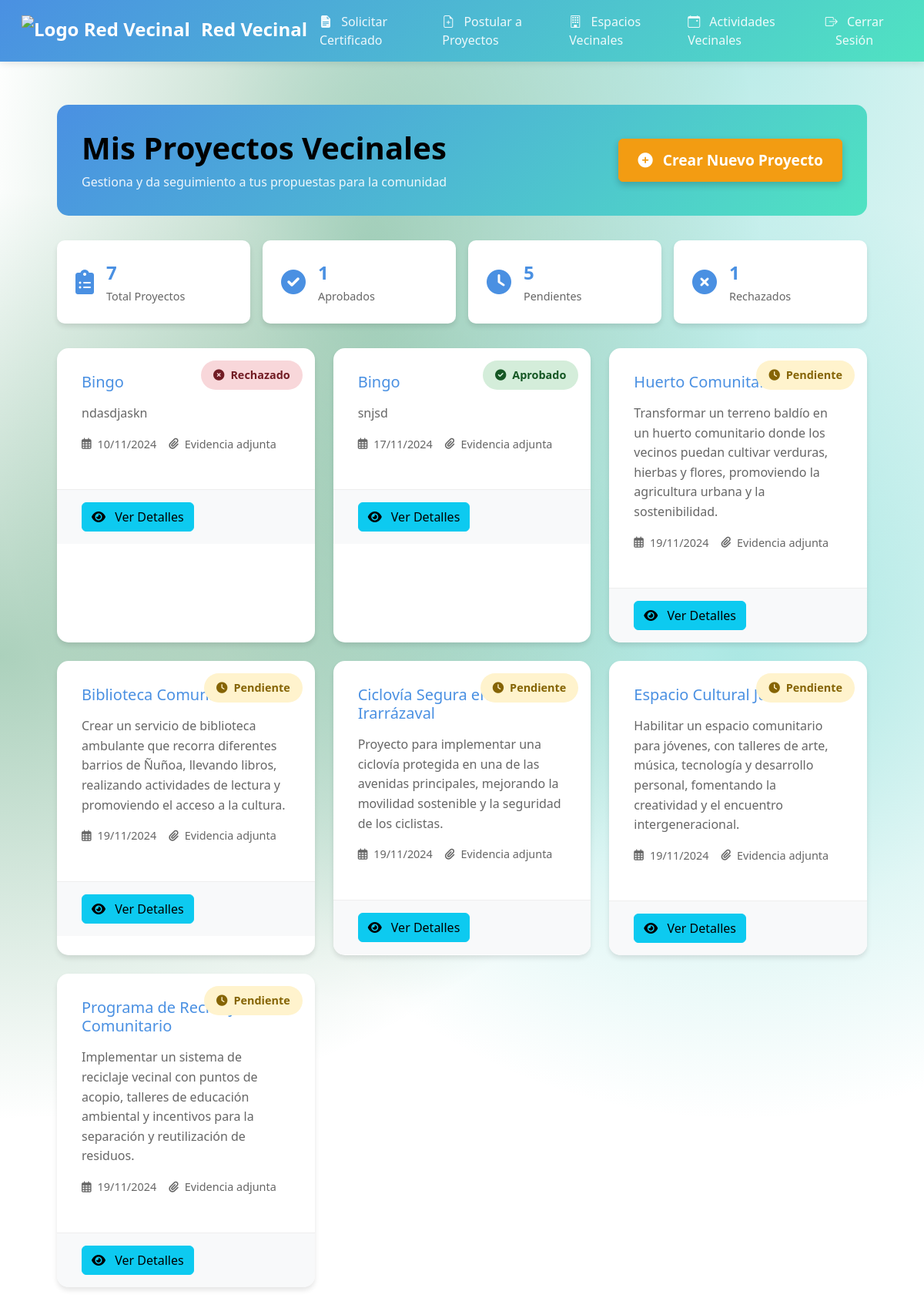
/proyectos/mis-proyectos/ (signed in), run on the app's committed database.
### junta_vecinos/models.py (models this page shows, shortened)
class ProyectoVecinal(models.Model):
    ESTADO_CHOICES = [
        ('pendiente', 'Pendiente'),
        ('aprobado', 'Aprobado'),
        ('rechazado', 'Rechazado'),
    ]
    vecino = models.ForeignKey(Vecino, on_delete=models.CASCADE)
    propuesta = models.CharField(max_length=255)  # Cambiado de titulo a propuesta
    descripcion = models.TextField()
    fecha_postulacion = models.DateField(auto_now_add=True)
    estado = models.CharField(max_length=10, choices=ESTADO_CHOICES, default='pendiente')
    evidencia = models.ImageField(upload_to='evidencias/', blank=True, null=True)  # Campo evidencia
    razon_rechazo = models.TextField(null=True, blank=True)

### junta_vecinos/views.py (the view)
# urls.py: path('proyectos/mis-proyectos/', views.mis_proyectos, name='mis_proyectos'),
@login_required
def mis_proyectos(request):
    try:
        vecino = request.user.vecino
        proyectos = ProyectoVecinal.objects.filter(vecino=vecino)
        total_proyectos = proyectos.count()
        proyectos_aprobados = proyectos.filter(estado='aprobado').count()
        proyectos_pendientes = proyectos.filter(estado='pendiente').count()
        proyectos_rechazados = proyectos.filter(estado='rechazado').count()
        context = {
            'proyectos': proyectos,
            'total_proyectos': total_proyectos,
            'proyectos_aprobados': proyectos_aprobados,
            'proyectos_pendientes': proyectos_pendientes,
            'proyectos_rechazados': proyectos_rechazados
        }
        return render(request, 'junta_vecinos/mis_proyectos.html', context)
    except Vecino.DoesNotExist:
        messages.error(request, "Debes estar registrado como vecino para ver proyectos.")
        return redirect('index')

### junta_vecinos/templates/junta_vecinos/mis_proyectos.html (shortened to what this page needs)
{% extends 'junta_vecinos/base.html' %}
{% block content %}
<div class="projects-container">
    <div class="projects-header">
        <div class="header-content">
            <h2 class="main-title">Mis Proyectos Vecinales</h2>
            <p class="subtitle">Gestiona y da seguimiento a tus propuestas para la comunidad</p>
        </div>
        <a href="{% url 'crear_proyecto' %}" class="btn btn-primary create-project-btn">
            <i class="fas fa-plus-circle me-2"></i>
            Crear Nuevo Proyecto
        </a>
    </div>
    <div class="stats-section">
        <div class="stat-card">
            <div class="stat-icon">
                <i class="fas fa-clipboard-list"></i>
            </div>
            <div class="stat-info">
                <span class="stat-value">{{ total_proyectos }}</span>
                <span class="stat-label">Total Proyectos</span>
            </div>
        </div>
        <div class="stat-card">
            <div class="stat-icon">
                <i class="fas fa-check-circle"></i>
            </div>
            <div class="stat-info">
                <span class="stat-value">{{ proyectos_aprobados }}</span>
                <span class="stat-label">Aprobados</span>
            </div>
        </div>
        <div class="stat-card">
            <div class="stat-icon">
                <i class="fas fa-clock"></i>
            </div>
            <div class="stat-info">
                <span class="stat-value">{{ proyectos_pendientes }}</span>
                <span class="stat-label">Pendientes</span>
            </div>
        </div>
        <div class="stat-card">
            <div class="stat-icon">
                <i class="fas fa-times-circle"></i>
            </div>
            <div class="stat-info">
                <span class="stat-value">{{ proyectos_rechazados }}</span>
                <span class="stat-label">Rechazados</span>
            </div>
        </div>
    </div>
    <div class="projects-grid">
        {% for proyecto in proyectos %}
        <div class="project-card" data-estado="{{ proyecto.estado }}">
            <div class="project-status {{ proyecto.estado }}">
                <i class="fas fa-{% if proyecto.estado == 'aprobado' %}check-circle{% elif proyecto.estado == 'rechazado' %}times-circle{% else %}clock{% endif %}"></i>
                {{ proyecto.get_estado_display }}
            </div>
            <div class="project-content">
                <h3 class="project-title">{{ proyecto.propuesta }}</h3>
                <p class="project-description">{{ proyecto.descripcion|truncatewords:30 }}</p>
                <div class="project-meta">
                    <span class="meta-item">
                        <i class="far fa-calendar-alt"></i>
                        {{ proyecto.fecha_postulacion|date:"d/m/Y" }}
                    </span>
                    {% if proyecto.evidencia %}
                    <span class="meta-item">
                        <i class="fas fa-paperclip"></i>
                        Evidencia adjunta
                    </span>
                    {% endif %}
                </div>
            </div>
            <div class="project-actions">
                <a href="{% url 'detalle_proyecto' proyecto.id %}" class="btn btn-info">
                    <i class="fas fa-eye me-2"></i>
                    Ver Detalles
                </a>
            </div>
        </div>
        {% endfor %}
    </div>
</div>
{% endblock %}

### junta_vecinos/static/css/styles.css (style rules this page uses)
:root { --primary-color: #4a90e2; --secondary-color: #50e3c2; --accent-color: #f39c12; --background-color: #f5f7fa; --text-color: #333333; }
body { background: linear-gradient(135deg, #f5f7fa 25%, #e8f0fe 75%); background-image: radial-gradient(at 40% 20%, rgba(46, 139, 87, 0.40) 0px, transparent 50%), radial-gradient(at 80% 0%, rgba(78, 205, 196, 0.40) 0px, transparent 50%), radial-gradient(at 0% 50%, rgba(46, 139, 87, 0.40) 0px, transparent 50%), radial-gradient(at 80% 50%, rgba(78, 205, 196, 0.40) 0px, transparent 50%); min-height: 100vh; }
.btn-primary { background-color: var(--secondary-color); border-color: var(--secondary-color); transition: all 0.3s ease; }
h1, h2, h3, h4, h5, h6 { color: black; }
.btn-primary { width: auto; padding: 12px; font-size: 1.2rem; background-color: var(--accent-color); border-color: var(--accent-color); transition: all 0.3s ease; box-shadow: 0 4px 10px rgba(0, 0, 0, 0.2); }
:root { --gradient-primary: linear-gradient(135deg, #4a90e2, #50e3c2); --gradient-secondary: linear-gradient(135deg, #f39c12, #e74c3c); --shadow-sm: 0 2px 4px rgba(0,0,0,0.1); --shadow-md: 0 4px 6px rgba(0,0,0,0.1); --shadow-lg: 0 10px 15px rgba(0,0,0,0.1); --transition-base: all 0.3s ease; }
.btn { position: relative; overflow: hidden; z-index: 1; transition: var(--transition-base); }
.btn::before { content: ''; position: absolute; top: 50%; left: 50%; width: 0; height: 0; background: rgba(255,255,255,0.2); border-radius: 50%; transform: translate(-50%, -50%); transition: width 0.6s ease, height 0.6s ease; z-index: -1; }

### junta_vecinos/templates/junta_vecinos/mis_proyectos.html (style rules this page uses)
.projects-container { padding: 2rem; max-width: 1400px; margin: 0 auto; animation: fadeIn 0.5s ease-out; }
.projects-header { display: flex; justify-content: space-between; align-items: center; margin-bottom: 2rem; background: var(--gradient-primary); padding: 2rem; border-radius: 15px; color: white; }
.main-title { font-size: 2.5rem; margin: 0; font-weight: 700; }
.subtitle { margin: 0.5rem 0 0; opacity: 0.9; }
.create-project-btn { padding: 0.8rem 1.5rem; font-weight: 600; transform: translateY(0); transition: all 0.3s ease; }
.stats-section { display: grid; grid-template-columns: repeat(auto-fit, minmax(200px, 1fr)); gap: 1rem; margin-bottom: 2rem; }
.stat-card { background: white; padding: 1.5rem; border-radius: 10px; display: flex; align-items: center; box-shadow: 0 4px 6px rgba(0,0,0,0.1); transition: all 0.3s ease; }
.stat-icon { font-size: 2rem; color: var(--primary-color); margin-right: 1rem; }
.stat-value { display: block; font-size: 1.5rem; font-weight: 700; color: var(--primary-color); }
.stat-label { color: #666; font-size: 0.9rem; }
.projects-grid { display: grid; grid-template-columns: repeat(auto-fill, minmax(300px, 1fr)); gap: 1.5rem; }
.project-card { background: white; border-radius: 15px; overflow: hidden; box-shadow: 0 4px 6px rgba(0,0,0,0.1); transition: all 0.3s ease; position: relative; animation: slideUp 0.5s ease-out forwards; opacity: 0; }
.project-status { position: absolute; top: 1rem; right: 1rem; padding: 0.5rem 1rem; border-radius: 20px; font-size: 0.9rem; font-weight: 600; display: flex; align-items: center; gap: 0.5rem; }
.project-status.pendiente { background: #fff3cd; color: #856404; }
.project-status.aprobado { background: #d4edda; color: #155724; }
.project-status.rechazado { background: #f8d7da; color: #721c24; }
.project-content { padding: 2rem; }
.project-title { font-size: 1.25rem; margin: 0 0 1rem; color: var(--primary-color); }
.project-description { color: #666; line-height: 1.6; margin-bottom: 1rem; }
.project-meta { display: flex; gap: 1rem; margin-bottom: 1rem; }
.meta-item { display: flex; align-items: center; gap: 0.5rem; color: #666; font-size: 0.9rem; }
.project-actions { padding: 1rem 2rem; background: #f8f9fa; border-top: 1px solid #eee; }
.project-card:nth-child(1) { animation-delay: 0.1s; }
.project-card:nth-child(2) { animation-delay: 0.2s; }
.project-card:nth-child(3) { animation-delay: 0.3s; }
.project-card:nth-child(4) { animation-delay: 0.4s; }

### data on the page
ProyectoVecinal: estado "Rechazado", propuesta "Bingo", descripcion "ndasdjaskn", fecha_postulacion "10/11/2024", shows "Evidencia adjunta"
ProyectoVecinal: estado "Aprobado", propuesta "Bingo", descripcion "snjsd", fecha_postulacion "17/11/2024", shows "Evidencia adjunta"
ProyectoVecinal: estado "Pendiente", propuesta "Huerto Comunitario Urbano", descripcion "Transformar un terreno baldío en un huerto comunitario donde los vecinos puedan cultivar verduras, hierbas y flores, promoviendo la agricultura urbana y la sostenibilidad.", fecha_postulacion "19/11/2024", shows "Evidencia adjunta"
ProyectoVecinal: estado "Pendiente", propuesta "Biblioteca Comunitaria Móvil", descripcion "Crear un servicio de biblioteca ambulante que recorra diferentes barrios de Ñuñoa, llevando libros, realizando actividades de lectura y promoviendo el acceso a la cultura.", fecha_postulacion "19/11/2024", shows "Evidencia adjunta"
ProyectoVecinal: estado "Pendiente", propuesta "Ciclovía Segura en Av. Irarrázaval", descripcion "Proyecto para implementar una ciclovía protegida en una de las avenidas principales, mejorando la movilidad sostenible y la seguridad de los ciclistas.", fecha_postulacion "19/11/2024", shows "Evidencia adjunta"
ProyectoVecinal: estado "Pendiente", propuesta "Espacio Cultural Juvenil", descripcion "Habilitar un espacio comunitario para jóvenes, con talleres de arte, música, tecnología y desarrollo personal, fomentando la creatividad y el encuentro intergeneracional.", fecha_postulacion "19/11/2024", shows "Evidencia adjunta"
ProyectoVecinal: estado "Pendiente", propuesta "Programa de Reciclaje Comunitario", descripcion "Implementar un sistema de reciclaje vecinal con puntos de acopio, talleres de educación ambiental y incentivos para la separación y reutilización de residuos.", fecha_postulacion "19/11/2024", shows "Evidencia adjunta"

### other printed values
{{ total_proyectos }} "7"
{{ proyectos_aprobados }} "1"
{{ proyectos_pendientes }} "5"
{{ proyectos_rechazados }} "1"
